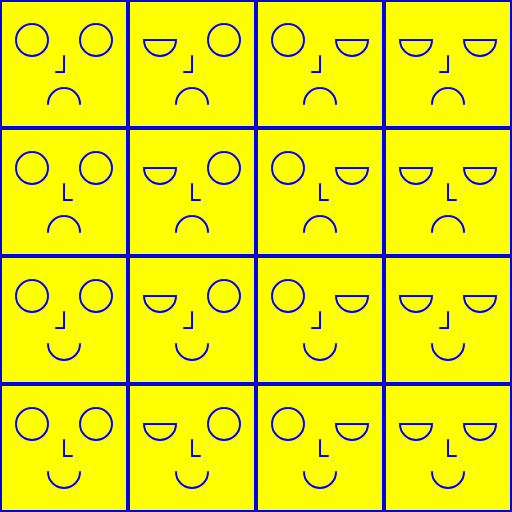
Frame 1 (no input)
Frame 2 (the mouse pressed at the canvas centre, redrawn once): identical to frame 1, image omitted

The p5.js sketch that drew this single still picture (run headless with seeded random() and noise() and a simulated clock; the mouse was pressed at the canvas centre and the sketch redrawn once):

// p5.js sketch
// ── sketch.js
// By Roni Kaufman
// https://ronikaufman.github.io/

// Genuary JAN.25
// "Make a grid of permutations of something."
// https://genuary2021.github.io/

function setup() {
  createCanvas(512, 512);
  noLoop();
  stroke(0, 0, 255);
  noFill();
}

function draw() {
  background(255, 255, 0);
  
  let s = width/4;
  for (let i = 0; i < 16; i++) {
    push();
    translate((i%4)*s, floor(i/4)*s);
    
    strokeWeight(4);
    square(0, 0, s);
    translate(0, s/16);
    
    strokeWeight(2);
    
    if (i % 2 === 1) {
      // 1___
      arc(s/4, s/4, s/4, s/4, 0, PI, CHORD);
    } else {
      circle(s/4, s/4, s/4);
    }
	
    if ((i/2) % 2 >= 1) {
      // _1__
      arc(3*s/4, s/4, s/4, s/4, 0, PI, CHORD);
    } else {
      circle(3*s/4, s/4, s/4);
    }
	
    if ((i/4) % 2 >= 1) {
      // __1_
      line(s/2, 3*s/8, s/2, 4*s/8);
      line(s/2, s/2, 9*s/16, s/2);
    } else {
      line(s/2, 3*s/8, s/2, 4*s/8);
      line(s/2, s/2, 7*s/16, s/2);
    }
	
    if ((i/8) % 2 >= 1) {
    // ___1
      arc(s/2, 5*s/8, s/4, s/4, 0, PI);
    } else {
      arc(s/2, 6*s/8, s/4, s/4, PI, TWO_PI);
    }
    pop();
  }
}
